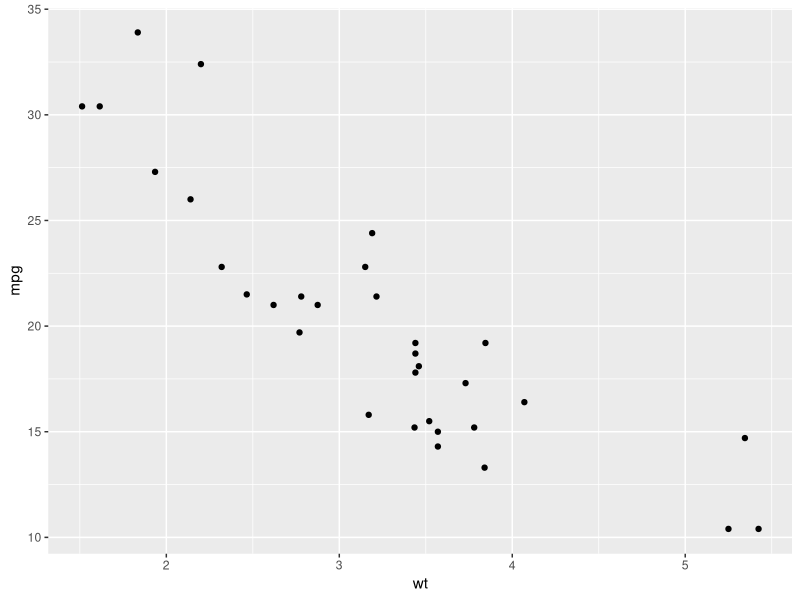
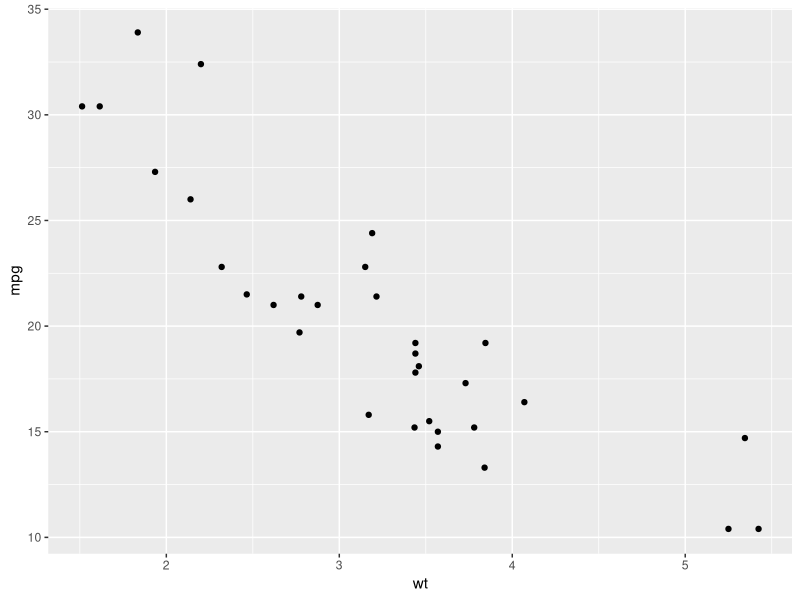
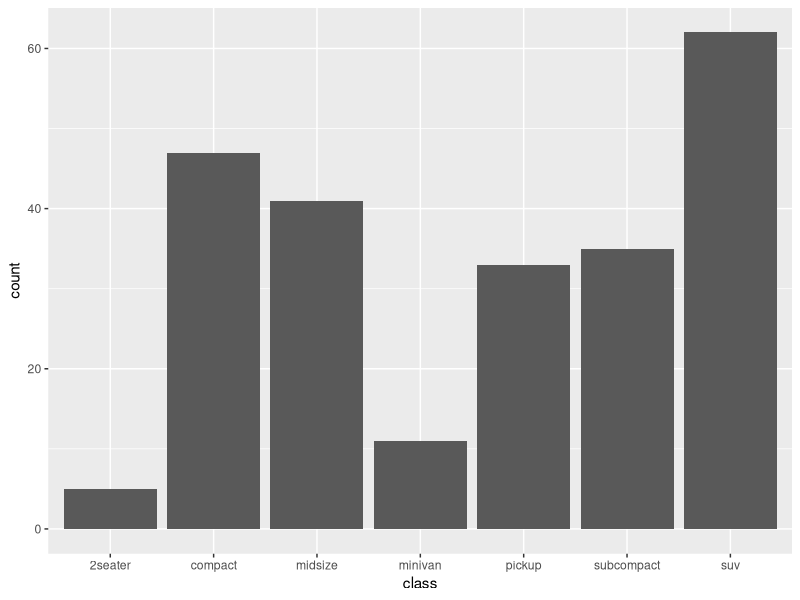
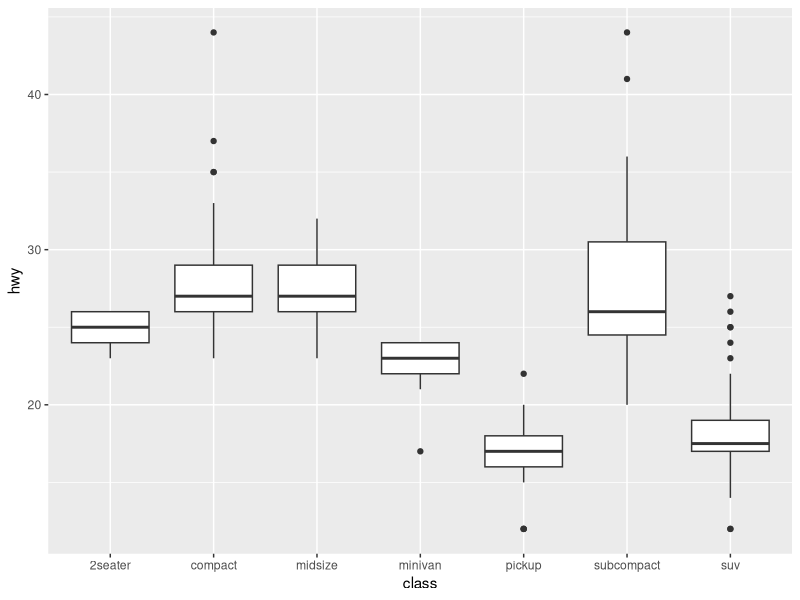
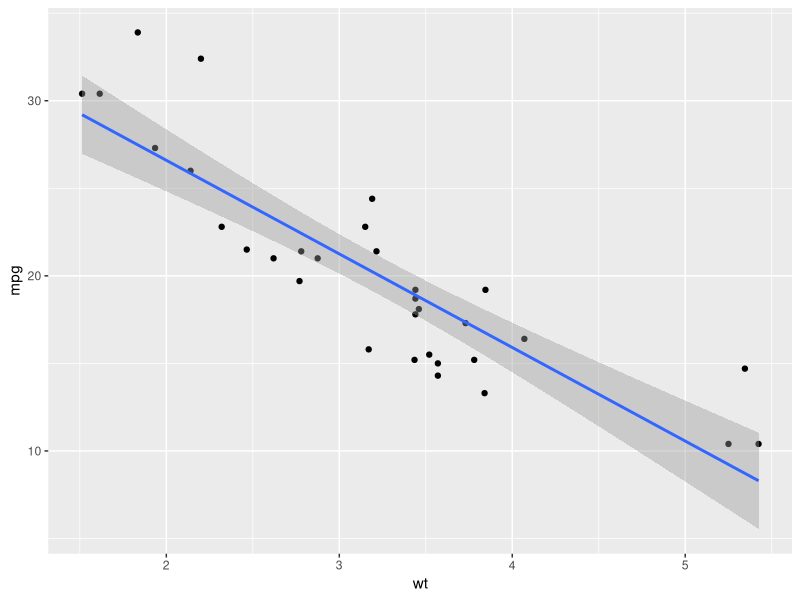
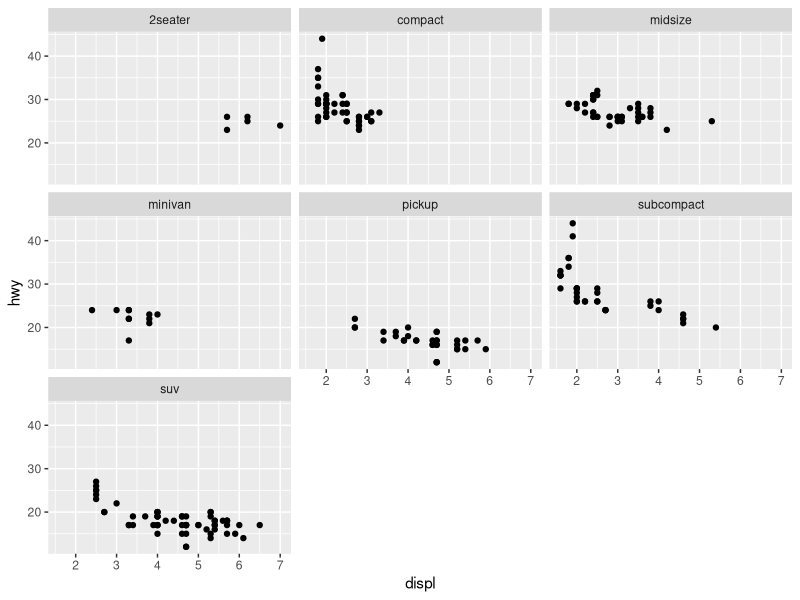
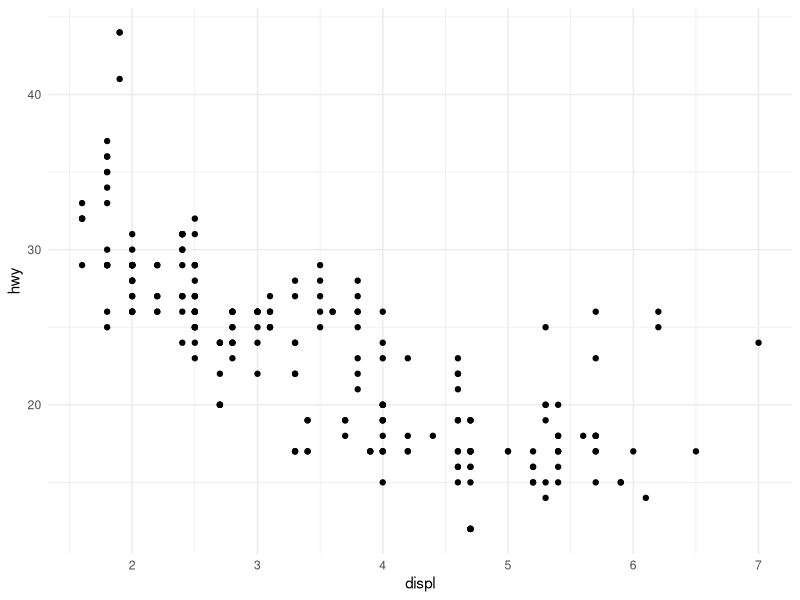

Write R code to recreate these figures, in order.
## ---- chunk 1
library(ggplot2)
ggplot(data = mtcars, aes(x = wt, y = mpg)) +
  geom_point()
## ---- chunk 2
ggplot(data = mtcars, aes(x = wt, y = mpg)) +
  geom_point()
## ---- chunk 3
ggplot(data = mpg, aes(x = class)) +
  geom_bar()
## ---- chunk 4
ggplot(data = mpg, aes(x = class, y = hwy)) +
  geom_boxplot()
## ---- chunk 5
ggplot(data = mtcars, aes(x = wt, y = mpg)) +
  geom_point() +
  geom_smooth(method = "lm")
## ---- chunk 6
ggplot(data = mpg, aes(x = displ, y = hwy)) +
  geom_point() +
  facet_wrap(~ class)
## ---- chunk 7
ggplot(data = mpg, aes(x = displ, y = hwy)) +
  geom_point() +
  theme_minimal()
